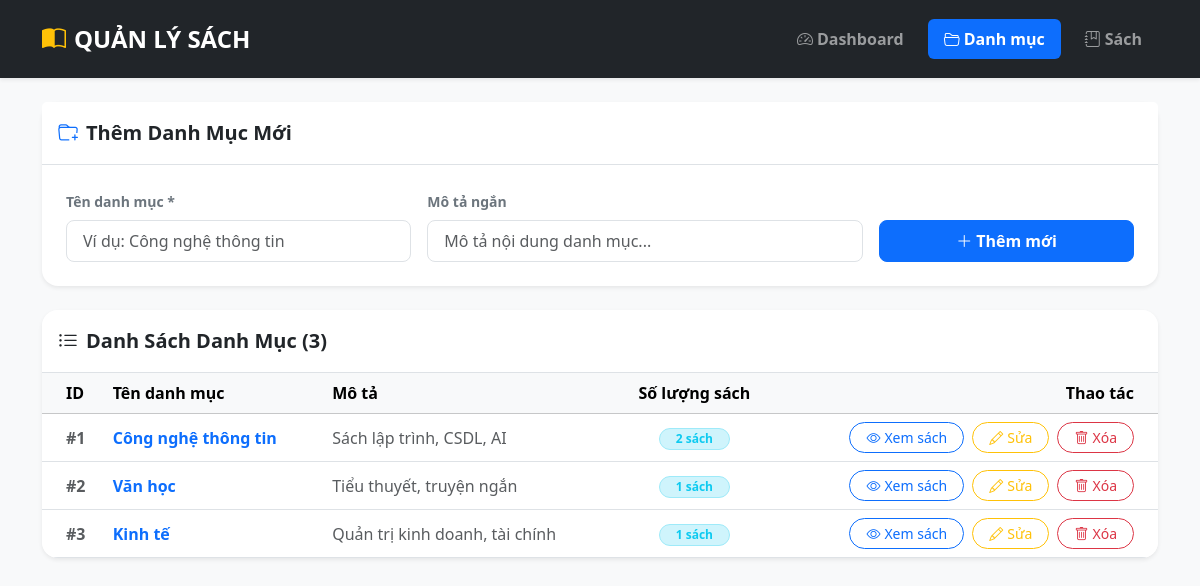
The page /categories on the database its author committed.
### app.py (models this page shows)
class Category(db.Model):
    id: Mapped[int] = mapped_column(primary_key=True)
    name: Mapped[str] = mapped_column(String(100), unique=True)
    description: Mapped[str] = mapped_column(String(255), default="")
    books: Mapped[list["Book"]] = relationship(back_populates="category", cascade="all, delete-orphan")

### app.py (the view, shortened to what this page needs)
@app.route("/categories", methods=["GET", "POST"])
def manage_categories():
    error = None
    edit_id = request.args.get("edit", type=int)
    edit_cat = db.session.get(Category, edit_id) if edit_id else None
    categories = db.session.scalars(db.select(Category)).all()
    return render_template("categories.html", categories=categories, edit_cat=edit_cat, error=error)

### templates/categories.html (shortened to what this page needs)
<!doctype html>
<html lang="vi">
  <head>
    <link
      href="https://cdn.jsdelivr.net/npm/bootstrap@5.3.3/dist/css/bootstrap.min.css"
      rel="stylesheet"
    />
    <link
      href="https://cdn.jsdelivr.net/npm/bootstrap-icons@1.11.3/font/bootstrap-icons.min.css"
      rel="stylesheet"
    />
  </head>
  <body class="bg-body-tertiary">
    <nav
      class="navbar navbar-expand-lg navbar-dark bg-dark shadow-sm mb-4 py-3"
    >
      <div class="container">
        <a class="navbar-brand fw-bold fs-4" href="/"
          ><i class="bi bi-book-half text-warning me-2"></i>QUẢN LÝ SÁCH</a
        >
        <div class="navbar-nav ms-auto gap-2">
          <a class="nav-link fw-semibold px-3" href="/"
            ><i class="bi bi-speedometer2 me-1"></i>Dashboard</a
          >
          <a
            class="nav-link active fw-semibold px-3 rounded bg-primary text-white"
            href="/categories"
            ><i class="bi bi-folder2-open me-1"></i>Danh mục</a
          >
          <a class="nav-link fw-semibold px-3" href="/books"
            ><i class="bi bi-journal-bookmark me-1"></i>Sách</a
          >
        </div>
      </div>
    </nav>
    <div class="container">
      <div class="card border-0 shadow-sm rounded-4 mb-4">
        <div class="card-header bg-white border-bottom py-3 fw-bold fs-5">
          {% if edit_cat %}
          <i class="bi bi-pencil-square text-warning me-2"></i>Cập Nhật Danh Mục
          {% else %} <i class="bi bi-folder-plus text-primary me-2"></i>Thêm
          Danh Mục Mới {% endif %}
        </div>
        <div class="card-body p-4">
          <form
            method="POST"
            action="/categories"
            class="row g-3 align-items-end"
          >
            <div class="col-md-4">
              <label class="form-label fw-semibold text-secondary small"
                >Tên danh mục *</label
              >
              <input
                type="text"
                name="name"
                class="form-control form-control-lg fs-6"
                placeholder="Ví dụ: Công nghệ thông tin"
                value="{{ edit_cat.name if edit_cat else '' }}"
                required
              />
            </div>
            <div class="col-md-5">
              <label class="form-label fw-semibold text-secondary small"
                >Mô tả ngắn</label
              >
              <input
                type="text"
                name="description"
                class="form-control form-control-lg fs-6"
                placeholder="Mô tả nội dung danh mục..."
                value="{{ edit_cat.description if edit_cat else '' }}"
              />
            </div>
            <div class="col-md-3 d-flex gap-2">
              <button
                type="submit"
                class="btn btn-lg fs-6 w-100 fw-semibold {{ 'btn-warning' if edit_cat else 'btn-primary' }}"
              >
                <i
                  class="bi {{ 'bi-check-circle' if edit_cat else 'bi-plus-lg' }} me-1"
                ></i
                >{{ "Cập nhật" if edit_cat else "Thêm mới" }}
              </button>
            </div>
          </form>
        </div>
      </div>
      <div class="card border-0 shadow-sm rounded-4 overflow-hidden">
        <div class="card-header bg-white border-bottom py-3 fw-bold fs-5">
          <i class="bi bi-list-ul text-dark me-2"></i>Danh Sách Danh Mục ({{
          categories|length }})
        </div>
        <div class="table-responsive">
          <table class="table table-hover align-middle mb-0">
            <thead class="table-light">
              <tr>
                <th class="ps-4">ID</th>
                <th>Tên danh mục</th>
                <th>Mô tả</th>
                <th class="text-center">Số lượng sách</th>
                <th class="text-end pe-4">Thao tác</th>
              </tr>
            </thead>
            <tbody>
              {% for cat in categories %}
              <tr>
                <td class="ps-4 fw-bold text-muted">#{{ cat.id }}</td>
                <td>
                  <a
                    href="/books?category_id={{ cat.id }}"
                    class="fw-bold text-decoration-none text-primary fs-6"
                  >
                    {{ cat.name }}
                  </a>
                </td>
                <td class="text-muted">{{ cat.description or "—" }}</td>
                <td class="text-center">
                  <span
                    class="badge bg-info-subtle text-info border border-info-subtle rounded-pill px-3 py-1"
                  >
                    {{ cat.books|length }} sách
                  </span>
                </td>
                <td class="text-end pe-4">
                  <a
                    href="/books?category_id={{ cat.id }}"
                    class="btn btn-sm btn-outline-primary rounded-pill px-3 me-1"
                  >
                    <i class="bi bi-eye me-1"></i>Xem sách
                  </a>
                  <a
                    href="/categories?edit={{ cat.id }}"
                    class="btn btn-sm btn-outline-warning rounded-pill px-3 me-1"
                  >
                    <i class="bi bi-pencil me-1"></i>Sửa
                  </a>
                  <form
                    action="/categories/delete/{{ cat.id }}"
                    method="POST"
                    class="d-inline"
                    onsubmit="
                      return confirm(
                        'Xóa danh mục sẽ xóa toàn bộ sách thuộc danh mục này?',
                      );
                    "
                  >
                    <button
                      type="submit"
                      class="btn btn-sm btn-outline-danger rounded-pill px-3"
                    >
                      <i class="bi bi-trash me-1"></i>Xóa
                    </button>
                  </form>
                </td>
              </tr>
              {% endfor %}
            </tbody>
          </table>
        </div>
      </div>
    </div>
  </body>
</html>

### rows shown on the page
Category: id "1", name "Công nghệ thông tin", description "Sách lập trình, CSDL, AI", books|length "2"
Category: id "2", name "Văn học", description "Tiểu thuyết, truyện ngắn", books|length "1"
Category: id "3", name "Kinh tế", description "Quản trị kinh doanh, tài chính", books|length "1"

### other values the page prints
{{ "Cập nhật" if edit_cat else "Thêm mới" }} "Thêm mới"
{{ categories|length }} "3"
